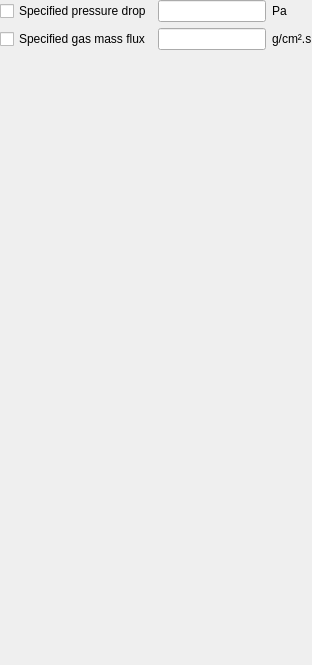
             <widget class="QWidget" name="page_cyclic">
              <layout class="QGridLayout" name="gridLayout">
               <property name="leftMargin">
                <number>0</number>
               </property>
               <property name="topMargin">
                <number>0</number>
               </property>
               <property name="rightMargin">
                <number>0</number>
               </property>
               <property name="bottomMargin">
                <number>0</number>
               </property>
               <item row="0" column="0">
                <widget class="QCheckBox" name="checkbox_cyclic_pd">
                 <property name="text">
                  <string>Specified pressure drop</string>
                 </property>
                </widget>
               </item>
               <item row="1" column="0">
                <widget class="QCheckBox" name="checkbox_flux_g">
                 <property name="text">
                  <string>Specified gas mass flux</string>
                 </property>
                </widget>
               </item>
               <item row="1" column="1">
                <widget class="LineEdit" name="lineedit_keyword_flux_g"/>
               </item>
               <item row="1" column="2" colspan="2">
                <widget class="QLabel" name="label_flux_g_units">
                 <property name="text">
                  <string>g/cm².s</string>
                 </property>
                </widget>
               </item>
               <item row="2" column="0">
                <spacer name="verticalSpacer">
                 <property name="orientation">
                  <enum>Qt::Vertical</enum>
                 </property>
                 <property name="sizeHint" stdset="0">
                  <size>
                   <width>20</width>
                   <height>615</height>
                  </size>
                 </property>
                </spacer>
               </item>
               <item row="0" column="1">
                <widget class="LineEdit" name="lineedit_delp"/>
               </item>
               <item row="0" column="2">
                <widget class="QLabel" name="label_delp_units">
                 <property name="text">
                  <string>Pa</string>
                 </property>
                </widget>
               </item>
              </layout>
             </widget>
